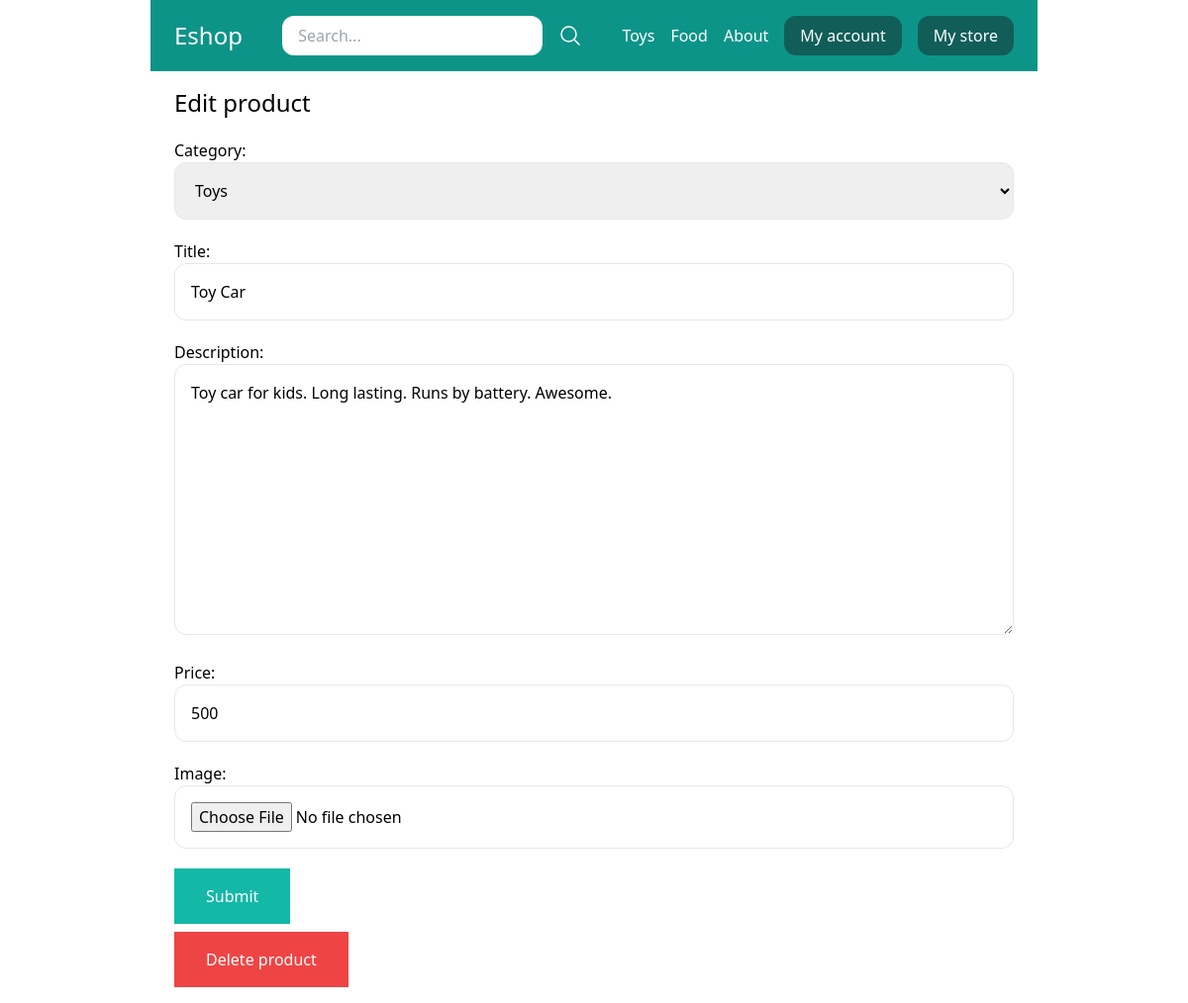
The page /mystore/edit-product/4/ (signed in) on the database its author committed.
### store/models.py (models this page shows, shortened)
class Category(models.Model):
	title = models.CharField(max_length=50)
	slug = models.SlugField(max_length=50)
	class Meta:
		verbose_name_plural = 'Categories'
	def __str__(self):
		return self.title

class Product(models.Model):
	DRAFT = 'draft'
	WAITING_APPROVAL = 'waitingapproval'
	ACTIVE = 'active'
	DELETED = 'deleted'
	STATUS_CHOICES = {
		(DRAFT, 'Draft'),
		(WAITING_APPROVAL, 'Waiting approval'),
		(ACTIVE, 'Active'),
		(DELETED, 'Deleted'),
	}
	user = models.ForeignKey(User, related_name='products', on_delete=models.CASCADE)
	category = models.ForeignKey(Category, related_name='products', on_delete=models.CASCADE)
	title = models.CharField(max_length=50)
	slug = models.SlugField(max_length=50)
	description = models.TextField(blank=True)
	price = models.IntegerField()
	image = models.ImageField(upload_to='uploads/product_images/', blank=True, null=True)
	created_at = models.DateTimeField(auto_now_add=True)
	updated_at = models.DateTimeField(auto_now=True)
	status = models.CharField(max_length=50, choices=STATUS_CHOICES, default=ACTIVE)
	class Meta:
		ordering = ('-created_at',)

### userprofile/views.py (the view)
# urls.py: path('mystore/edit-product/<int:pk>/', views.edit_product, name='edit_product'),
@login_required
def edit_product(request, pk):
	product = Product.objects.filter(user=request.user).get(pk=pk)
	if request.method == 'POST':
		form = ProductForm(request.POST, request.FILES, instance=product)
		if form.is_valid():
			form.save()
			messages.success(request, 'Changes saved successfully!')
			return redirect('mystore')
	else:
		form = ProductForm(instance=product)
	return render(request, 'userprofile/add_product.html', {
		'title' : 'Edit product',
		'product' : product,
		'form' : form
		})

### store/forms.py
class ProductForm(forms.ModelForm):
	class Meta:
		model = Product
		fields = ('category', 'title', 'description', 'price', 'image',)
		widgets = {
		'category' : forms.Select(attrs={
			'class' : 'w-full p-4 border border-gray-200 rounded-xl'
			}),
		'title' : forms.TextInput(attrs={
			'class' : 'w-full p-4 border border-gray-200 rounded-xl'
			}),
		'description' : forms.Textarea(attrs={
			'class' : 'w-full p-4 border border-gray-200 rounded-xl'
			}),
		'price' : forms.TextInput(attrs={
			'class' : 'w-full p-4 border border-gray-200 rounded-xl'
			}),
		'image' : forms.FileInput(attrs={
			'class' : 'w-full p-4 border border-gray-200 rounded-xl'
			}),
		}

### store/templatetags/menu.py (called while the page is built)
@register.inclusion_tag('core/menu.html')
def menu():
	categories = Category.objects.all()
	return {'categories' : categories}

### userprofile/templates/userprofile/add_product.html (shortened to what this page needs)
{% extends 'core/base.html' %}
{% block content %}
<h1 class="text-2xl">{{ title }}</h1>
<form class="space-y-5" method="post" action="." enctype="multipart/form-data">
	{{ form.as_p }}
	<button class="mt-2 py-4 px-8 bg-teal-500 text-white hover:bg-teal-800">Submit</button>
</form>
{% if product %}
<a href="{% url 'delete_product' product.id %}" class="mt-2 inline-block py-4 px-8 bg-red-500 text-white">Delete product</a>
{% endif %}
{% endblock %}

### core/templates/core/menu.html
{% for category in categories %}
	<a href="{% url 'category_detail' category.slug %}" class="text-white">{{ category.title }}</a>
{% endfor %}
<a href="{% url 'about' %}" class="text-white">About</a>

### rows shown on the page
Category: title "Toys", title "Toy Car"
Category: title "Food"
Product: category "Toys", description "Toy car for kids. Long lasting. Runs by battery. Awesome.", price "500"

### other values the page prints
{{ title }} "Edit product"
